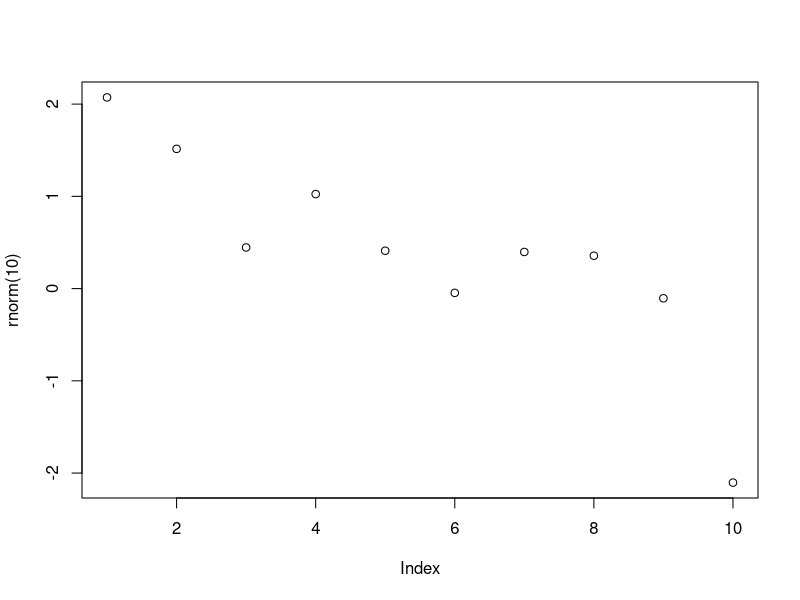

Source code (R):
?sample
args(sample)#Argumentos de uma funcao
args(mean)
args(sd)
#Funções bult-in
abs(-43)
sum(c(1:5))
round(c(1.1:5.8))

vec1<-c(1.5, 2.5, 8.4, 4.5, 3.2)
vec2<-rev(vec1)
vec2
plot(rnorm(10))

#Criando funções

myfunc<-function(x) {x+x}
myfunc(20)

jogando_dados <- function(){
  num<-sample(1:6, size=1)#Local
  num
}
jogando_dados
jogando_dados()

#Funções sem numero definido de argumentos
vec1<-(10:13)
vec2<-c('a','b','c','d')
vec3 <- c(6.5, 9.2, 11.9, 5.1)

myfunc3 <- function(...){
  df = data.frame(cbind(...))
  print(df)
}

myfunc3(vec1)
myfunc3(vec1,vec2)
myfunc3(vec1,vec3)
